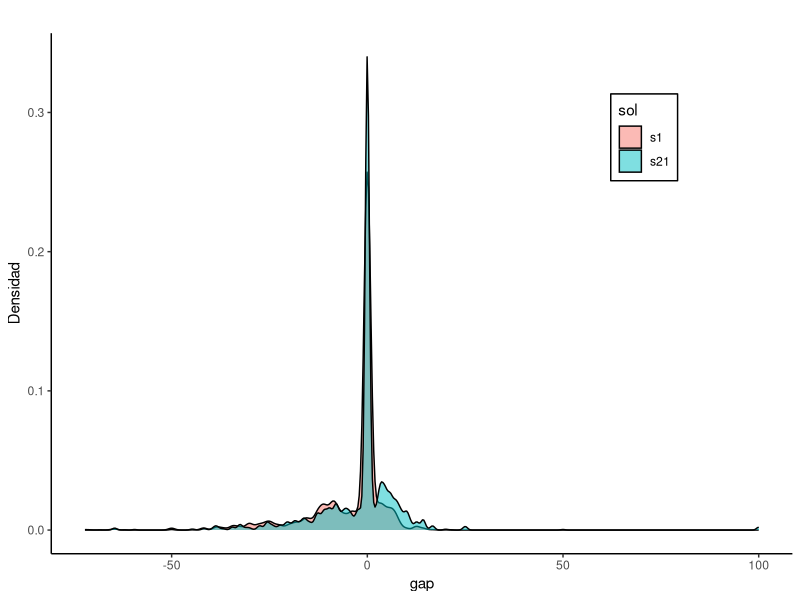
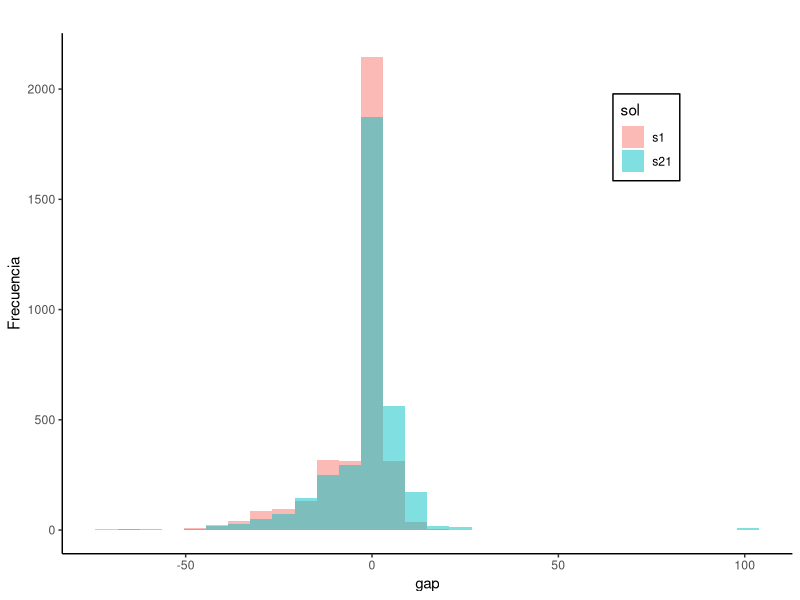
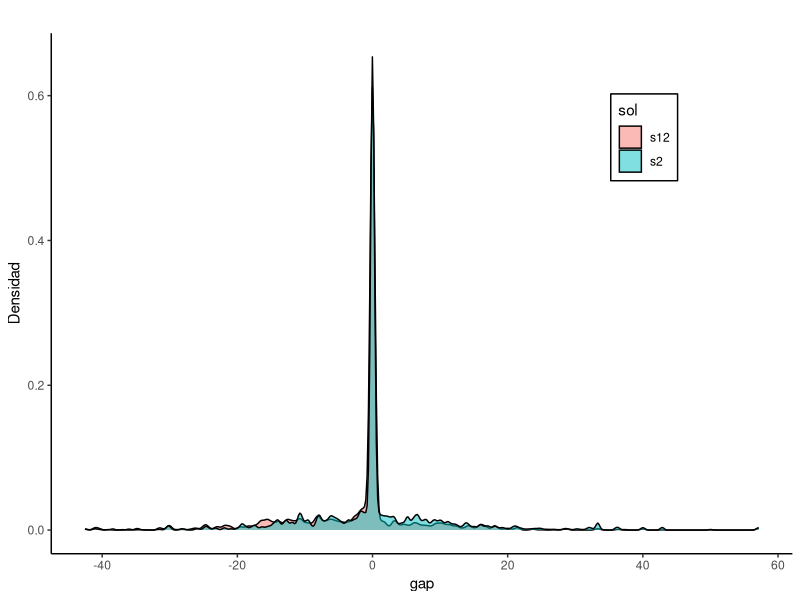
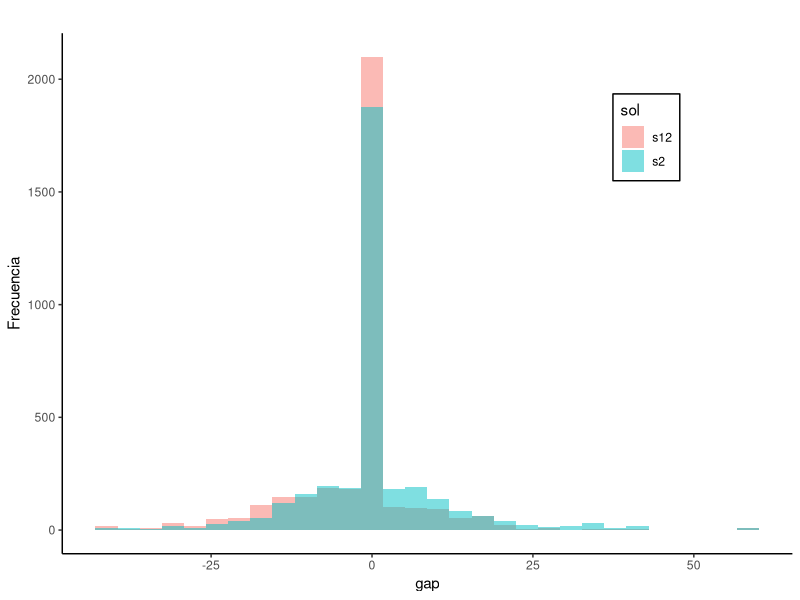
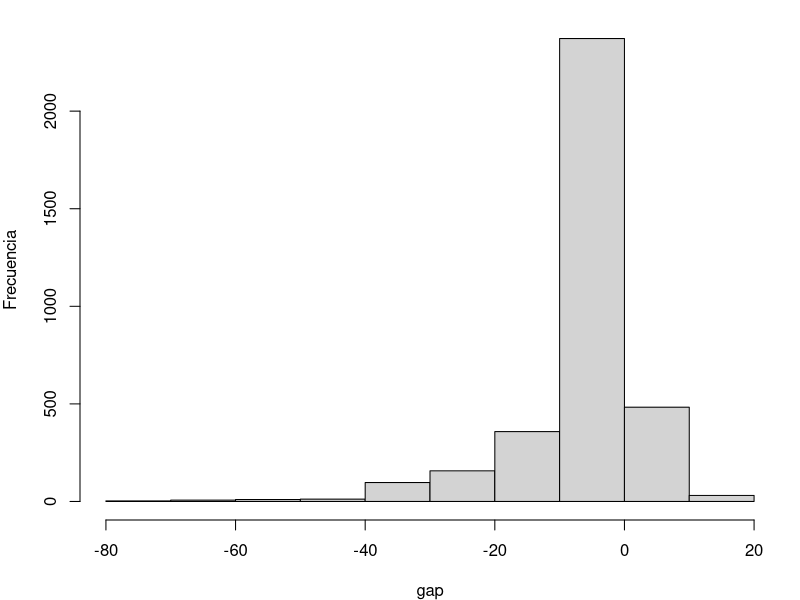
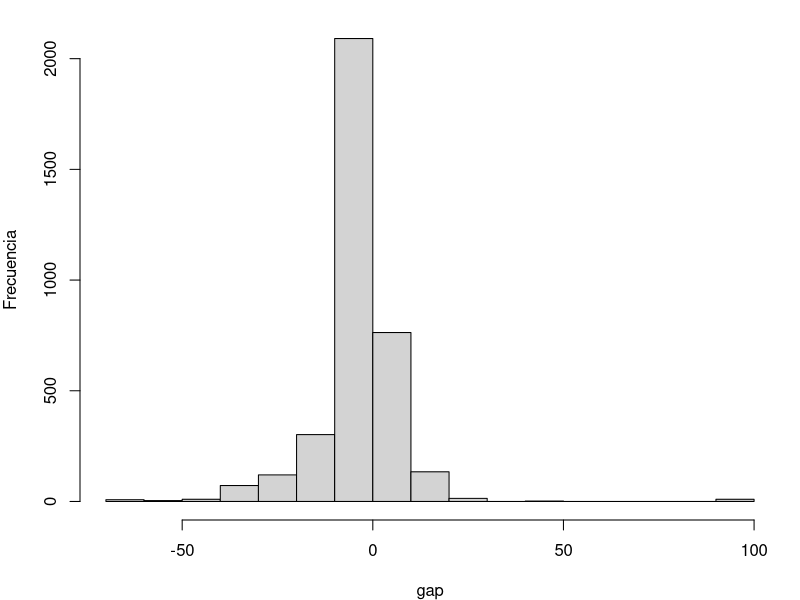
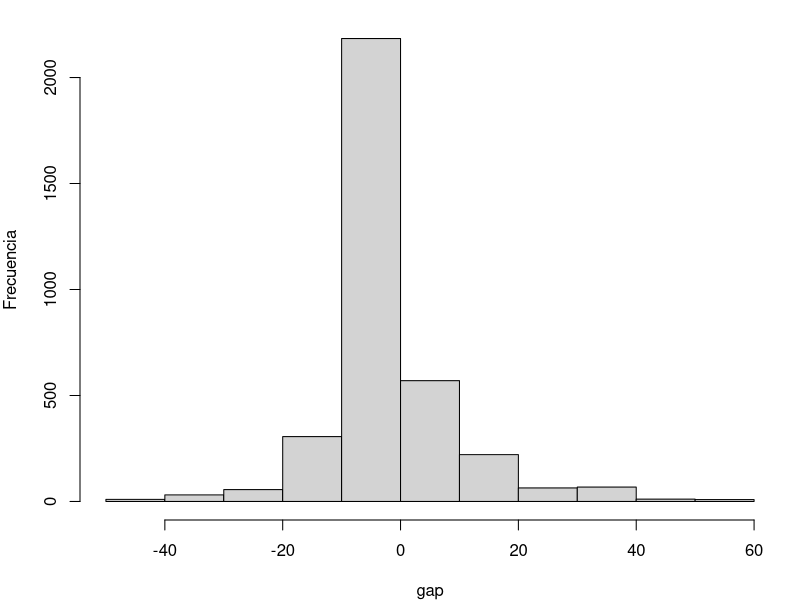
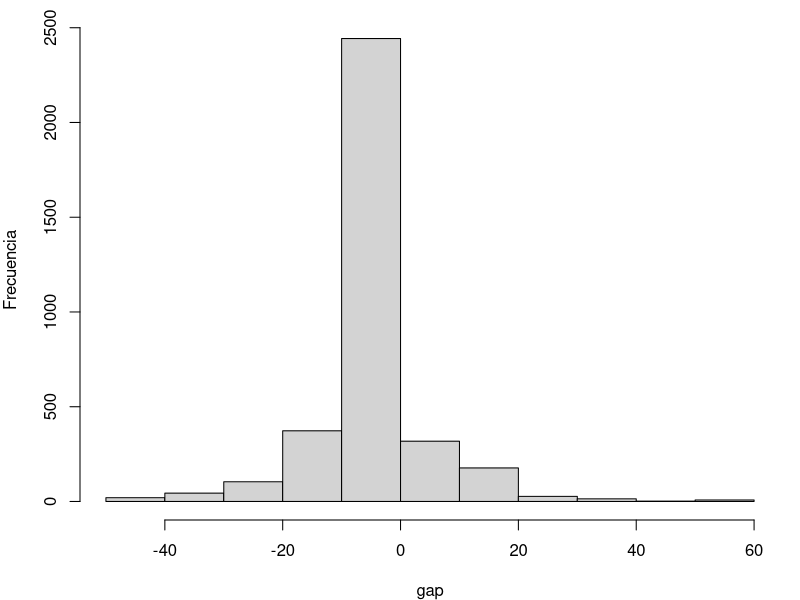

Reproduce these figures in R, in order.
# Materia: modelos probabilistas aplicados
# Proyecto integrador: analiza las diferencias entre las soluciones obtenidas de dos formulaciones
# Gabriela Sanchez Y.

library(ggplot2)

datos <- read.csv(file = 'proyecto.csv') 

# analiza soluciones de funcion objetivo Max-Min
gap1 <- data.frame(gap = datos$gap1)
gap21 <- data.frame(gap = datos$gap21)
gap1$sol <- 's1'
gap21$sol <- 's21'
# and combine into your new data frame
ob1 <- rbind(gap1, gap21)

# densidades
png("histden_sols_ob1.png", width=2500, height=1600, res=300)
par(mar=c(3,4,2,1))
ggplot(ob1, aes(gap, fill = sol)) + geom_density(alpha = 0.5) + theme_classic() + 
  theme(legend.position=c(0.8, 0.8), legend.background = element_rect(linetype="solid", colour ="black")) + labs(title = " ", x = 'gap', y = 'Densidad')
dev.off()

# histograma
png("hist_sols_ob1.png", width=2500, height=1600, res=300)
par(mar=c(3,4,2,1))
ggplot(ob1, aes(gap, fill = sol)) + geom_histogram(alpha = 0.5, position = 'identity') + theme_classic() +
  theme(legend.position=c(0.8, 0.8), legend.background = element_rect(linetype="solid", colour ="black")) + labs(title = " ", x = 'gap', y = 'Frecuencia')
dev.off()

# media de los gap
mean(datos$gap1)
mean(datos$gap21)


# analiza soluciones de funcion objetivo Min-Max
gap12 <- data.frame(gap = datos$gap12)
gap2 <- data.frame(gap = datos$gap2)
gap2$sol <- 's2'
gap12$sol <- 's12'
gap2$clase = datos$clase
gap12$clase = datos$clase
# and combine into your new data frame
ob2 <- rbind(gap2, gap12)

# densidades
png("histden_sols_ob2.png", width=2500, height=1600, res=300)
par(mar=c(3,4,2,1))
ggplot(ob2, aes(gap, fill = sol)) + geom_density(alpha = 0.5) + theme_classic() + 
  theme(legend.position=c(0.8, 0.8), legend.background = element_rect(linetype="solid", colour ="black")) +
  labs(title = " ", x = 'gap', y = 'Densidad')
dev.off()

# histograma
png("hist_sols_ob2.png", width=2500, height=1600, res=300)
par(mar=c(3,4,2,1))
ggplot(ob2, aes(gap, fill = sol)) + geom_histogram(alpha = 0.5, position = 'identity') + theme_classic() +
  theme(legend.position=c(0.8, 0.8), legend.background = element_rect(linetype="solid", colour ="black")) + labs(title = " ", x = 'gap', y = 'Frecuencia')
dev.off()

#ggplot(ob2, aes(x=clase, y=gap, fill=sol)) + geom_boxplot() + facet_wrap(~sol)

# media de los gap
mean(datos$gap2)
mean(datos$gap12)

# normalidad
shapiro.test(datos$gap1)
shapiro.test(datos$gap21)
shapiro.test(datos$gap2)
shapiro.test(datos$gap12)


png("hist_gap1.png", width=2500, height=1600, res=300)
par(mar=c(4,4,1,1))
hist(datos$gap1, main = " ", xlab = "gap", ylab = "Frecuencia") 
dev.off()

png("hist_gap21.png", width=2500, height=1600, res=300)
par(mar=c(4,4,1,1))
hist(datos$gap21, main = " ", xlab = "gap", ylab = "Frecuencia") 
dev.off()

png("hist_gap2.png", width=2500, height=1600, res=300)
par(mar=c(4,4,1,1))
hist(datos$gap2, main = " ", xlab = "gap", ylab = "Frecuencia") 
dev.off()

png("hist_gap12.png", width=2500, height=1600, res=300)
par(mar=c(4,4,1,1))
hist(datos$gap12, main = " ", xlab = "gap", ylab = "Frecuencia") 
dev.off()

png("box_gap1.png", width=2500, height=1600, res=300)
par(mar=c(4,4,1,1))
boxplot(formula = gap1 ~ clase, data = datos, names = unique(datos$clase), main = " ", ylab = "Gap", col = "slategray1")
dev.off()

png("box_gap21.png", width=2500, height=1600, res=300)
par(mar=c(4,4,1,1))
boxplot(formula = gap21 ~ clase, data = datos, main = " ", names = unique(datos$clase), ylab = "Gap", col = "lightpink")
dev.off()

png("box_gap2.png", width=2500, height=1600, res=300)
par(mar=c(4,4,1,1))
boxplot(formula = gap2 ~ clase, data = datos, names = unique(datos$clase), main = " ", ylab = "Gap", col = "slategray1")
dev.off()

png("box_gap12.png", width=2500, height=1600, res=300)
par(mar=c(4,4,1,1))
boxplot(formula = gap12 ~ clase, data = datos, main = " ", names = unique(datos$clase), ylab = "Gap", col = "lightpink")
dev.off()

# datos con los que se trabajara
s1 = datos$gap1
s2 = datos$gap2
s12 = datos$gap12
s21 = datos$gap21

# wilcoxon 
wilcox.test(s1, s21, paired = TRUE)
wilcox.test(s2, s12, paired = TRUE)
wilcox.test(s21,s12, paired = TRUE)

# wilcoxon considerando datos distintos
prueba = datos[datos$gap1 != datos$gap21, ]
#prueba = datos[datos$gap21 != 0, ]
wilcox.test(prueba$gap1, prueba$gap21, paired = TRUE) #ob1
mean(prueba$gap1) # promedio gap1
mean(prueba$gap21) # promedio gap21

prueba2 = datos[datos$gap2 != datos$gap12, ]
#prueba2 = datos[datos$gap12 != 0, ]
wilcox.test(prueba2$gap2, prueba2$gap12, paired = TRUE) #ob2
mean(prueba$gap2) # promedio gap2
mean(prueba$gap12) # promedio gap12

# wilcoxon para evaluaciones cruzadas (solo entradas distintas)
prueba3 = datos[datos$gap21 != datos$gap12, ]
wilcox.test(prueba2$gap21, prueba2$gap12, paired = TRUE)
mean(prueba$gap12) # promedio gap12
mean(prueba$gap21) # promedio gap21

